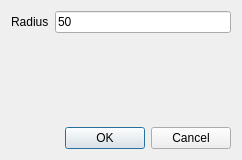
<?xml version="1.0" encoding="UTF-8"?>
<ui version="4.0">
 <class>Dialog</class>
 <widget class="QDialog" name="Dialog">
  <property name="geometry">
   <rect>
    <x>0</x>
    <y>0</y>
    <width>242</width>
    <height>160</height>
   </rect>
  </property>
  <property name="windowTitle">
   <string>Dialog</string>
  </property>
  <layout class="QGridLayout" name="gridLayout">
   <item row="0" column="0">
    <layout class="QFormLayout" name="formLayout">
     <item row="0" column="0">
      <widget class="QLabel" name="label">
       <property name="text">
        <string>Radius</string>
       </property>
      </widget>
     </item>
     <item row="0" column="1">
      <widget class="QLineEdit" name="lineEdit">
       <property name="text">
        <string>50</string>
       </property>
      </widget>
     </item>
    </layout>
   </item>
   <item row="1" column="0">
    <widget class="QDialogButtonBox" name="buttonBox">
     <property name="orientation">
      <enum>Qt::Horizontal</enum>
     </property>
     <property name="standardButtons">
      <set>QDialogButtonBox::Cancel|QDialogButtonBox::Ok</set>
     </property>
    </widget>
   </item>
  </layout>
 </widget>
 <resources/>
 <connections>
  <connection>
   <sender>buttonBox</sender>
   <signal>accepted()</signal>
   <receiver>Dialog</receiver>
   <slot>accept()</slot>
   <hints>
    <hint type="sourcelabel">
     <x>248</x>
     <y>254</y>
    </hint>
    <hint type="destinationlabel">
     <x>157</x>
     <y>274</y>
    </hint>
   </hints>
  </connection>
  <connection>
   <sender>buttonBox</sender>
   <signal>rejected()</signal>
   <receiver>Dialog</receiver>
   <slot>reject()</slot>
   <hints>
    <hint type="sourcelabel">
     <x>316</x>
     <y>260</y>
    </hint>
    <hint type="destinationlabel">
     <x>286</x>
     <y>274</y>
    </hint>
   </hints>
  </connection>
 </connections>
</ui>
